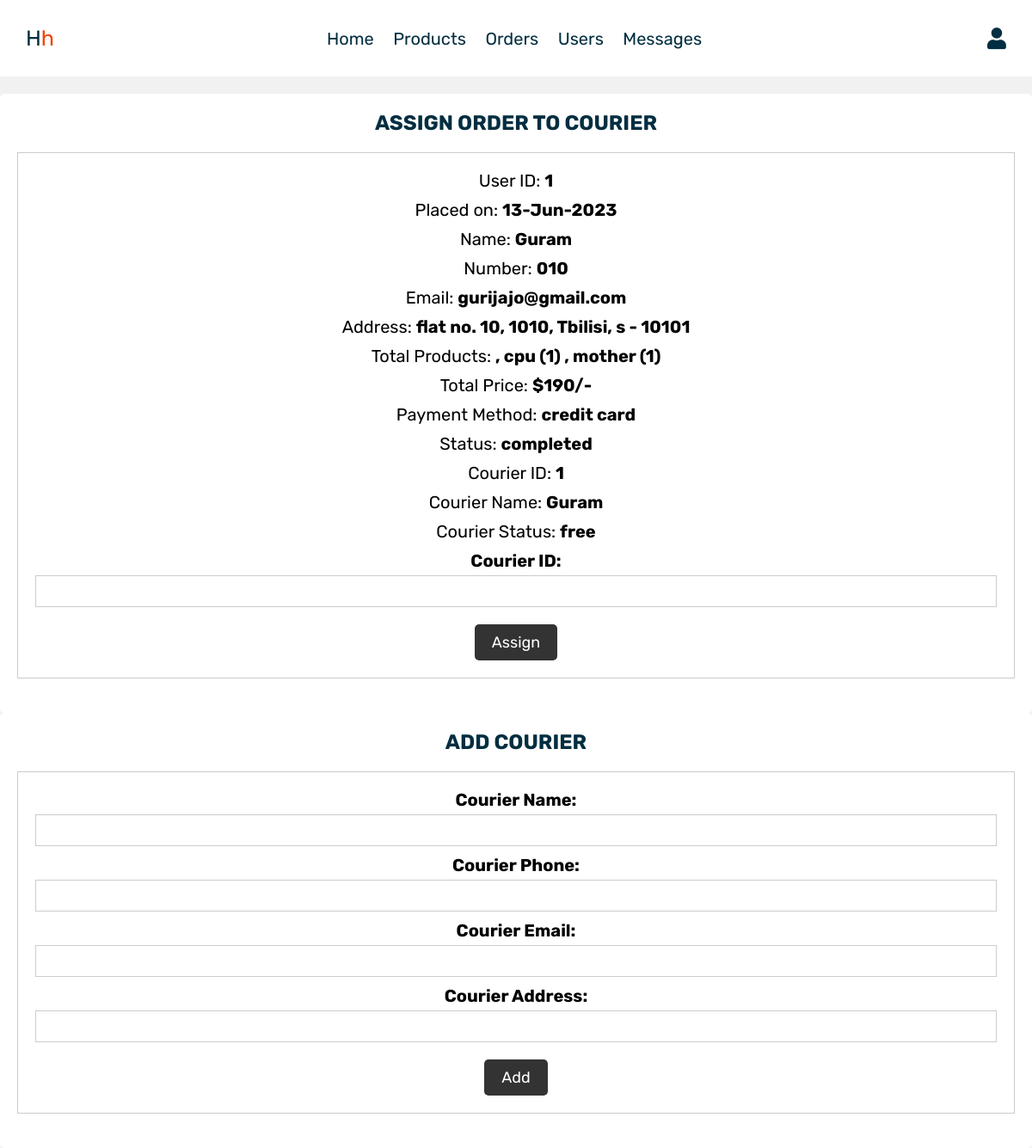
The app's page /give_to_courier.php?order_id=1 (signed in) with its own data.
### tables this page shows
CREATE TABLE `orders` (
  `id` int(100) NOT NULL,
  `user_id` int(100) NOT NULL,
  `name` varchar(100) NOT NULL,
  `number` varchar(12) NOT NULL,
  `email` varchar(40) NOT NULL,
  `method` varchar(50) NOT NULL,
  `address` varchar(500) NOT NULL,
  `total_products` varchar(1000) NOT NULL,
  `total_price` int(100) NOT NULL,
  `placed_on` varchar(50) NOT NULL,
  `payment_status` varchar(20) NOT NULL DEFAULT 'pending',
  `courier_id` int(100) DEFAULT NULL
);

CREATE TABLE `courier` (
  `id` int(100) NOT NULL,
  `name` varchar(100) NOT NULL,
  `contact_number` varchar(20) NOT NULL,
  `email` varchar(100) NOT NULL,
  `address` varchar(500) NOT NULL,
  `status` varchar(20) NOT NULL
);

### give_to_courier.php (the view, shortened to what this page needs)
<?php
include 'conn.php';
if (isset($_GET['order_id'])) {
   $order_id = $_GET['order_id'];
   $select_order_query = mysqli_query($conn, "SELECT * FROM orders WHERE id = '$order_id'");
   $order_details = mysqli_fetch_assoc($select_order_query);
   $user_id = $order_details['user_id'];
   $placed_on = $order_details['placed_on'];
   $name = $order_details['name'];
   $number = $order_details['number'];
   $email = $order_details['email'];
   $address = $order_details['address'];
   $total_products = $order_details['total_products'];
   $total_price = $order_details['total_price'];
   $payment_method = $order_details['method'];
   $payment_status = $order_details['payment_status'];
}
?>
<!DOCTYPE html>
<html lang="en">
<head>
    <link rel="stylesheet" href="https://cdnjs.cloudflare.com/ajax/libs/font-awesome/6.0.0/css/all.min.css">
    <link rel="stylesheet" href="CSS/admin_style.css">
</head>
<body>
    <?php include 'admin_header.php'; ?>
    <section class="orders">
        <h1 class="title">Assign Order to Courier</h1>
        <div class="box">
            <p> User ID: <span><?php echo $user_id; ?></span></p>
            <p> Placed on: <span><?php echo $placed_on; ?></span></p>
            <p> Name: <span><?php echo $name; ?></span></p>
            <p> Number: <span><?php echo $number; ?></span></p>
            <p> Email: <span><?php echo $email; ?></span></p>
            <p> Address: <span><?php echo $address; ?></span></p>
            <p> Total Products: <span><?php echo $total_products; ?></span></p>
            <p> Total Price: <span>$<?php echo $total_price; ?>/-</span></p>
            <p> Payment Method: <span><?php echo $payment_method; ?></span></p>
            <p> Status: <span><?php echo $payment_status; ?></span></p>
            <?php
         if (isset($order_details['courier_id'])) {
            $courier_id = $order_details['courier_id'];
            $select_courier_query = mysqli_query($conn, "SELECT * FROM courier WHERE id = '$courier_id'");
            $courier_details = mysqli_fetch_assoc($select_courier_query);
            if ($courier_details) {
               $courier_name = $courier_details['name'];
               $courier_status = $courier_details['status'];
               echo "<p> Courier ID: <span>$courier_id</span></p>";
               echo "<p> Courier Name: <span>$courier_name</span></p>";
               echo "<p> Courier Status: <span>$courier_status</span></p>";
            }
         }
?>
            <form action="" method="post">
                <div class="form-group">
                    <label for="courier_id">Courier ID:</label>
                    <input type="text" id="courier_id" name="courier_id" required>
                </div>
                <input type="submit" value="Assign" name="assign_courier" class="option-btn">
            </form>
        </div>
    </section>
    <section class="courier-form">
        <h1 class="title">Add Courier</h1>
        <div class="box">
            <form action="" method="post">
                <div class="form-group">
                    <label for="courier_name">Courier Name:</label>
                    <input type="text" id="courier_name" name="courier_name" required>
                </div>
                <div class="form-group">
                    <label for="courier_phone">Courier Phone:</label>
                    <input type="text" id="courier_phone" name="courier_phone" required>
                </div>
                <div class="form-group">
                    <label for="courier_email">Courier Email:</label>
                    <input type="text" id="courier_email" name="courier_email" required>
                </div>
                <div class="form-group">
                    <label for="courier_address">Courier Address:</label>
                    <input type="text" id="courier_address" name="courier_address" required>
                </div>
                <input type="submit" value="Add" name="create_courier" class="option-btn">
            </form>
        </div>
    </section>
</body>
</html>

### CSS/admin_style.css (style rules this page uses)
:root { --orange: #F24405; --red: #F70000; --yellow: #F24405; --black: #012E40; --white: #FFFFFF; --light-color: #1F2D40; --light-white: #F5F5F5; --light-bg: #012E40; }
* { font-family: 'Rubik', sans-serif; margin:0; padding:0; box-sizing: border-box; outline: none; border:none; text-decoration: none; transition:all .2s linear; }
html { font-size: 62.5%; overflow-x: hidden; }
body { background-color: var(--light-white); }
section { border: var(--border); border-radius: 0.5rem; padding: 1rem; text-align: center; font-size: 2rem; }
.title { text-align: center; margin-bottom: 2rem; text-transform: uppercase; color:var(--black); font-size: 4rem; }
.btn, .option-btn, .delete-btn, .white-btn { display: inline-block; margin-top: 1rem; padding:1rem 3rem; cursor: pointer; color:var(--white); font-size: 1.8rem; border-radius: .5rem; text-transform: capitalize; }
.option-btn { background-color: var(--orange); }
* { margin: 0; padding: 0; box-sizing: border-box; }
body { font-family: Arial, sans-serif; background-color: #f1f1f1; }
.orders { margin-top: 20px; padding: 20px; background-color: #fff; }
.orders .title { font-size: 24px; margin-bottom: 20px; }
.orders .box { padding: 20px; border: 1px solid #ccc; margin-bottom: 20px; }
.orders p { margin-bottom: 10px; }
.orders p span { font-weight: bold; }
.orders form .form-group { margin-bottom: 10px; }
.orders form label { display: block; font-weight: bold; margin-bottom: 5px; }
.orders form input[type="text"] { width: 100%; padding: 10px; border: 1px solid #ccc; }
.orders form input[type="submit"] { padding: 10px 20px; background-color: #333; color: #fff; border: none; cursor: pointer; }
.courier-form { padding: 20px; background-color: #fff; }
.courier-form .title { font-size: 24px; margin-bottom: 20px; }
.courier-form .box { padding: 20px; border: 1px solid #ccc; margin-bottom: 20px; }
.courier-form form .form-group { margin-bottom: 10px; }
.courier-form form label { display: block; font-weight: bold; margin-bottom: 5px; }
.courier-form form input[type="text"] { width: 100%; padding: 10px; border: 1px solid #ccc; }
.courier-form form input[type="submit"] { padding: 10px 20px; background-color: #333; color: #fff; border: none; cursor: pointer; }

### records on screen
orders: user "1", placed_on "13-Jun-2023", name "Guram", number "010", email "gurijajo@gmail.com", address "flat no. 10, 1010, Tbilisi, s - 10101", total_products ", cpu (1) , mother (1)", total_price "190", method "credit card", payment_status "completed", courier "1"
courier: name "Guram", status "free"
